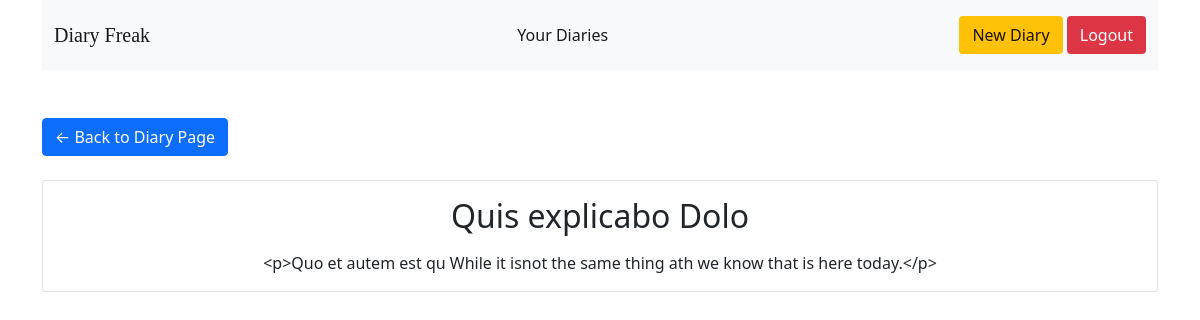
Page /open-diary/7/ (signed in) on the committed database.
### Diary/models.py (models this page shows, shortened)
class Diary(models.Model):
    owner = models.ForeignKey(get_user_model(), related_name="diaries", on_delete=models.CASCADE)
    title = models.CharField(max_length=200)
    body = RichTextField()
    datecreated = models.DateTimeField(auto_now_add=True)
    dateupdated = models.DateTimeField(auto_now=True, blank=True, null=True)
    class Meta:
        verbose_name_plural = 'Diaries'
        ordering = ('-datecreated',)

### Diary/views.py (the view)
# urls.py: path('open-diary/<int:id>/', views.open_diary, name='open_diary'),
@login_required(login_url='/login/')
def open_diary(request, id):
    item_to_read = get_object_or_404(Diary, id=id, owner = request.user)
    return render(request, 'readdiary.html', {'item_to_read': item_to_read})

### templates/readdiary.html
{% extends "base.html" %}
{% block body %}
<div class="my-4">
<a href="{% url 'diary' %}" class="btn btn-primary">&leftarrow; Back to Diary Page </a>
</div>
<div class="container card text-center">
        <h2 class="my-3">{{item_to_read.title}}</h2>
        <p>{{item_to_read.body}}</p>
</div>
{% endblock body %}

### rows in the picture
Diary: title "Quis explicabo Dolo", body "<p>Quo et autem est qu While it isnot the same thing ath we know that is here today.</p>"
